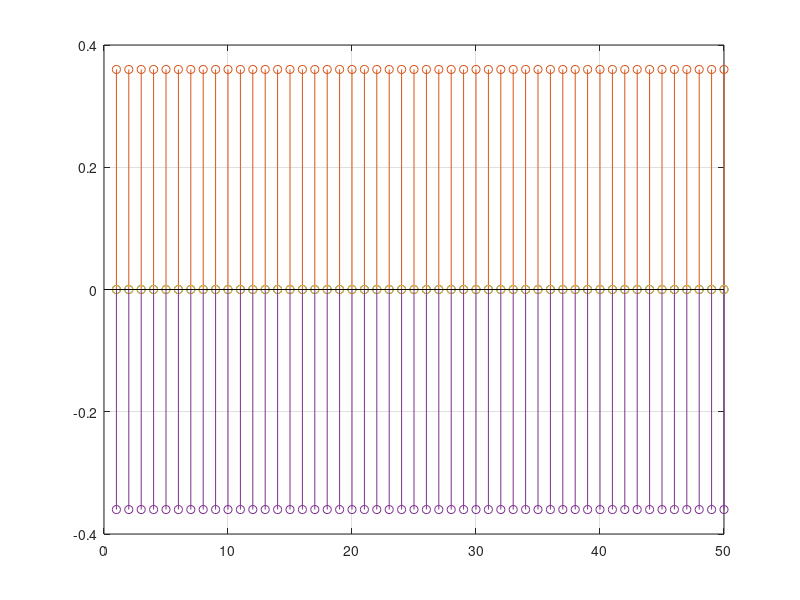

Here is the MATLAB script that generated this plot:
% %%%%%%%%%%%%%%%%%%%%%%%%%%%%%%%%%%%%%%%%%%%%%%%%%%%%%%%%%%%%%%%%%%%%%%%%%
% Copyright 2023 Michael Koefinger
% 
% Licensed under the Apache License, Version 2.0 (the "License");
% you may not use this file except in compliance with the License.
% You may obtain a copy of the License at
% 
%     http://www.apache.org/licenses/LICENSE-2.0
% 
% Unless required by applicable law or agreed to in writing, software
% distributed under the License is distributed on an "AS IS" BASIS,
% WITHOUT WARRANTIES OR CONDITIONS OF ANY KIND, either express or implied.
% See the License for the specific language governing permissions and
% limitations under the License.
% %%%%%%%%%%%%%%%%%%%%%%%%%%%%%%%%%%%%%%%%%%%%%%%%%%%%%%%%%%%%%%%%%%%%%%%%%

%% Test different DAC waveforms for 3-lvl DAC
clear all; close all; clc;
addpath('../../../../python-deltasigma/delsig/')
addpath('../../utility/')
addpath('../')

%% NRZ
clear all; close all; clc;
Ts = 1/(2.^16);
ctSteps = 50;
Ts_os = Ts/ctSteps;
Vref = 0.36;
Vref_p = Vref;
Vref_n = -Vref;
sr = 100e6;
fact = sr/2/Vref*Ts;
%fact = 2;
%sr = fact*2*Vref/Ts;
% NRZ
DAC_NRZ(1,(1:ctSteps)) = Vref_p.*ones(1,ctSteps);
DAC_NRZ(2,(1:ctSteps)) = Vref_p.*ones(1,ctSteps); DAC_NRZ(2,(1:round(ctSteps/fact)))= Vref_n + 2*1/round(ctSteps/fact)*Vref_p*(1:round(ctSteps/fact));
DAC_NRZ(3,(1:ctSteps)) = Vref_n.*ones(1,ctSteps); DAC_NRZ(3,(1:round(ctSteps/2/fact)))= Vref_p - 2*1/round(ctSteps/2/fact)*Vref_p*(1:round(ctSteps/2/fact));
DAC_NRZ(4,(1:ctSteps)) = Vref_n.*ones(1,ctSteps);
DAC_NRZ(5,(1:ctSteps)) = zeros(1,ctSteps);
DAC_NRZ(6,(1:ctSteps)) = zeros(1,ctSteps); DAC_NRZ(6,(1:round(ctSteps/2/fact))) = DAC_NRZ(3,(1:round(ctSteps/2/fact))); DAC_NRZ(6,DAC_NRZ(6,:)<0)=0;
DAC_NRZ(7,(1:ctSteps)) = Vref_p.*ones(1,ctSteps); DAC_NRZ(7,(1:round(ctSteps/fact))) = 1/round(ctSteps/fact)*Vref_p*(1:round(ctSteps/fact));
DAC_NRZ(8,(1:ctSteps)) = zeros(1,ctSteps); DAC_NRZ(8,(1:round(ctSteps/fact))) = DAC_NRZ(2,(1:round(ctSteps/fact))); DAC_NRZ(8,DAC_NRZ(8,:)>0)=0;
DAC_NRZ(9,(1:ctSteps)) = Vref_n.*ones(1,ctSteps); DAC_NRZ(9,(1:round(ctSteps/2/fact))) = -1/round(ctSteps/2/fact)*Vref_p*(1:round(ctSteps/2/fact));
sr = 2*Vref/(round(ctSteps/fact)*Ts_os);

% jitter = 9;
% DAC = [DAC_NRZ(3,1:ctSteps/2) DAC_NRZ(3,ctSteps/2+jitter:end), zeros(1, jitter-1)];
% figure;
% stem([DAC_NRZ(1,:) DAC, DAC_NRZ(4,:), DAC_NRZ(2,:), DAC_NRZ(3,:)])
% grid on;
 
figure;
stem(DAC_NRZ(6,1:round(ctSteps)));
hold on;
stem(DAC_NRZ(7,1:round(ctSteps)));
stem(DAC_NRZ(8,1:round(ctSteps)));
stem(DAC_NRZ(9,1:round(ctSteps)));
grid on;
